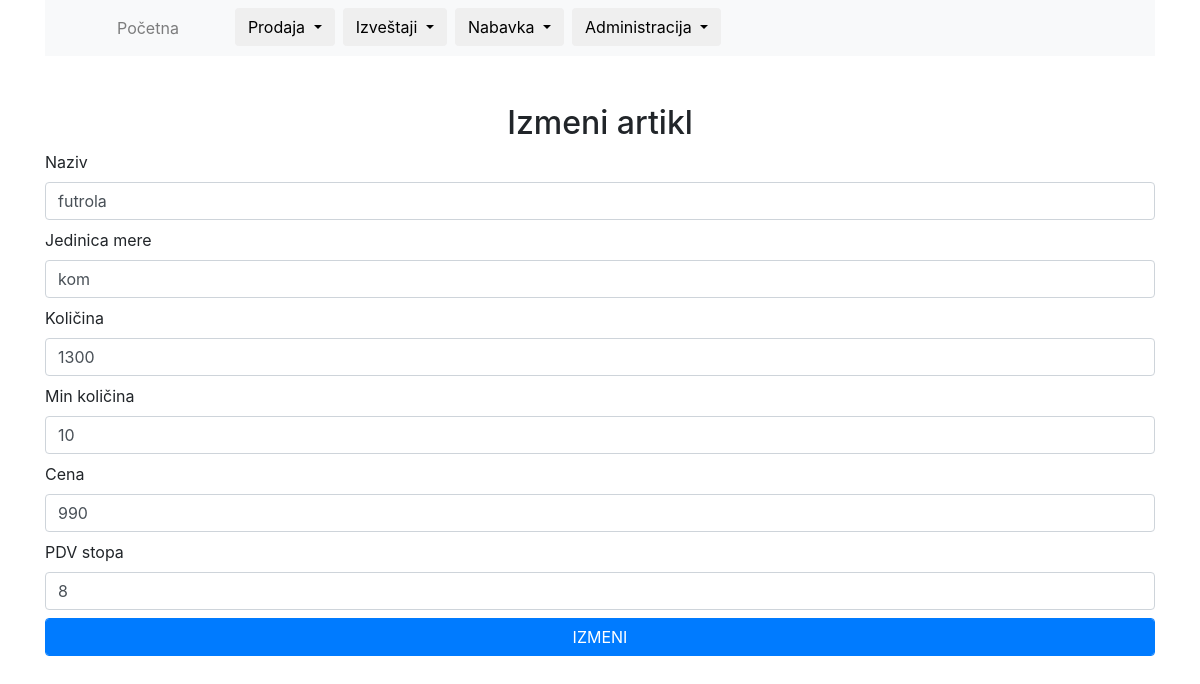
Before: /change-article/6 (signed in) with the older database file.
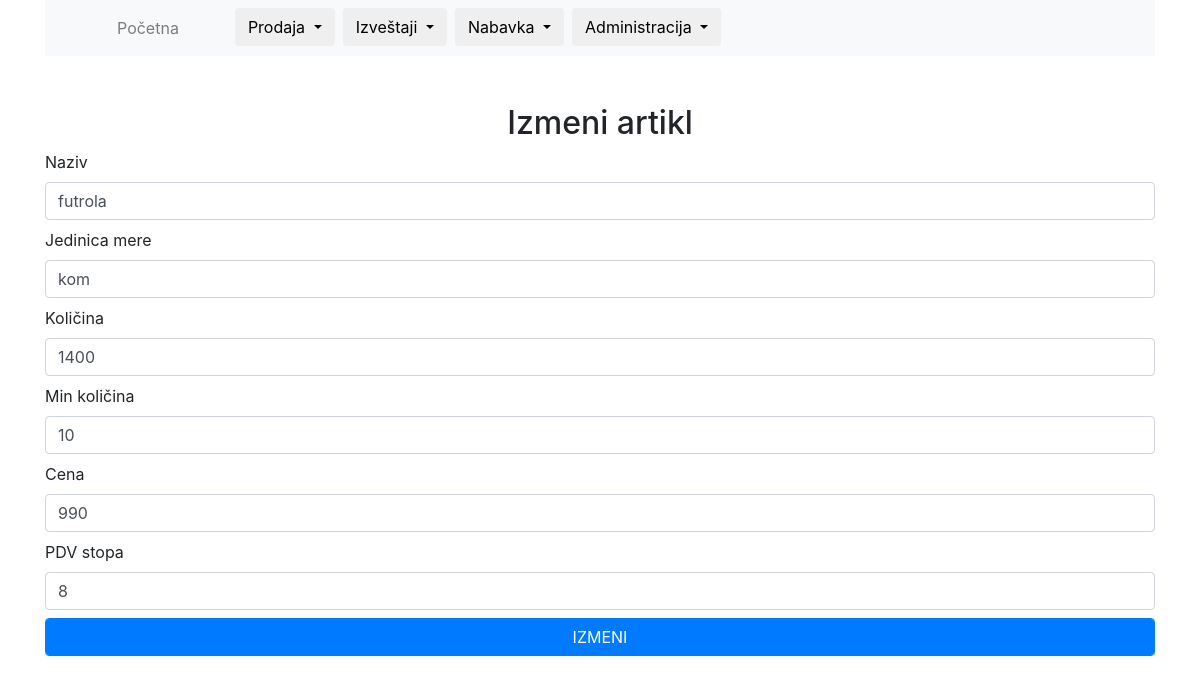
After: the same page with the newer database file.
### tables this page shows
CREATE TABLE `articles` (
  `id` int(11) NOT NULL,
  `name` varchar(30) NOT NULL,
  `unit_of_measure` varchar(4) NOT NULL,
  `quantity` int(6) NOT NULL,
  `min_quantity` int(3) NOT NULL,
  `price` int(8) NOT NULL,
  `PDV_stopa` int(2) NOT NULL,
  `PDV` float NOT NULL
);

### includes/functions.php (called while the page is built, shortened)
<?php
if (isset($_SERVER['REQUEST_URI'])) {
    $params = explode("/", ltrim($_SERVER['REQUEST_URI'], "/"));
}
function getOne($table, $id)
{
    global $conn;
    $sql = "SELECT * FROM $table WHERE id = $id";
    $statement = $conn->prepare($sql);
    $statement->execute();
    $statement->setFetchMode(PDO::FETCH_ASSOC);
    return $statement->fetch();
}
function getArticle()
{
    global $params;
    $article = getOne('articles', $params[1]);
    return $article;
}

### change-article.php (the view, shortened to what this page needs)
<?php if (isset($_POST["submit"])) :?>
    <?php
    editArticle();
    ?>
<?php else: ?>
    <?php
    $article = getArticle();
    ?>
    <h2 class="text-center pt-5">Izmeni artikl</h2>
    <form method="post">
        <label for="name">Naziv</label>
        <input type="text" name="name" value="<?php echo $article['name'] ?>" class="form-control mb-2 forma">
        <label for="unitOfMeasure">Jedinica mere</label>
        <input type="text" name="unitOfMeasure" value="<?php echo $article['unit_of_measure'] ?>" class="form-control mb-2 forma">
        <label for="quantity">Količina</label>
        <input type="text" name="quantity" value="<?php echo $article['quantity'] ?>" class="form-control mb-2 forma">
        <label for="minQuantity">Min količina</label>
        <input type="text" name="minQuantity" value="<?php echo $article['min_quantity'] ?>" class="form-control mb-2 forma">
        <label for="price">Cena</label>
        <input type="text" name="price" value="<?php echo $article['price'] ?>" class="form-control mb-2 forma">
        <label for="pdvStopa">PDV stopa</label>
        <input type="text" name="pdvStopa" value="<?php echo $article['PDV_stopa'] ?>" class="form-control mb-2 forma">
        <input type="submit"  name="submit" value="IZMENI" class="form-control mb-4 btn-primary forma mb-5">
    </form>
<?php endif; ?>

Changed rows visible on the page:
changed articles "futrola": quantity "1300" → "1400"
